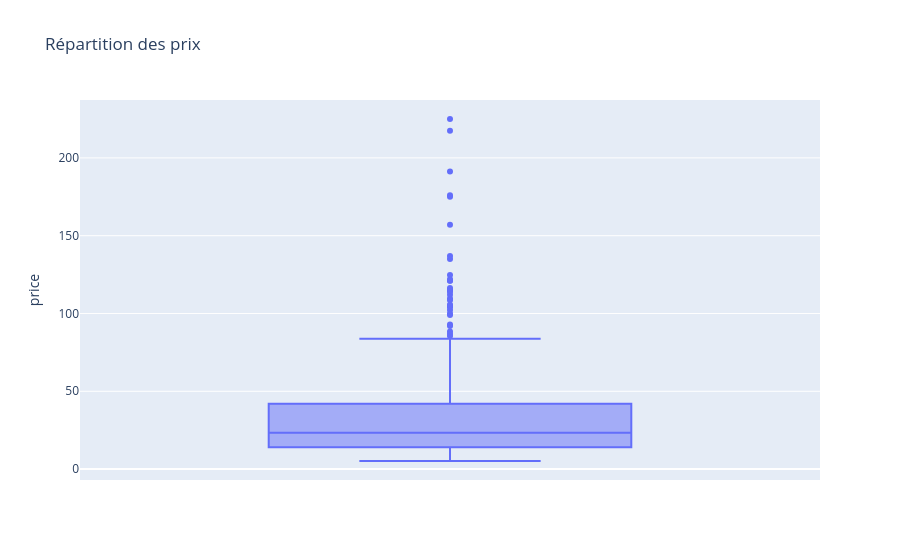

This figure's notebook cell:
### Code cell
#Autre méthode avec plotly express
import plotly.express as px

fig = px.box(df_final, y="price", title="Répartition des prix")
fig.show()

### Figure 1 — Plotly figure (JSON) as saved in the notebook; plotly's stock layout.template omitted (floating-point values rounded to 4 significant figures; data arrays with more than 128 entries replaced by an {"elided": "..."} marker saying what was removed)
{"data": [{"alignmentgroup": "True", "hovertemplate": "price=%{y}<extra></extra>", "legendgroup": "", "marker": {"color": "#636efa"}, "name": "", "notched": false, "offsetgroup": "", "orientation": "v", "showlegend": false, "type": "box", "x0": " ", "xaxis": "x", "y": {"elided": "713 float values"}, "y0": " ", "yaxis": "y"}], "layout": {"boxmode": "group", "legend": {"tracegroupgap": 0}, "title": {"text": "Répartition des prix"}, "xaxis": {"anchor": "y", "domain": [0, 1]}, "yaxis": {"anchor": "x", "domain": [0, 1], "title": {"text": "price"}}}}
